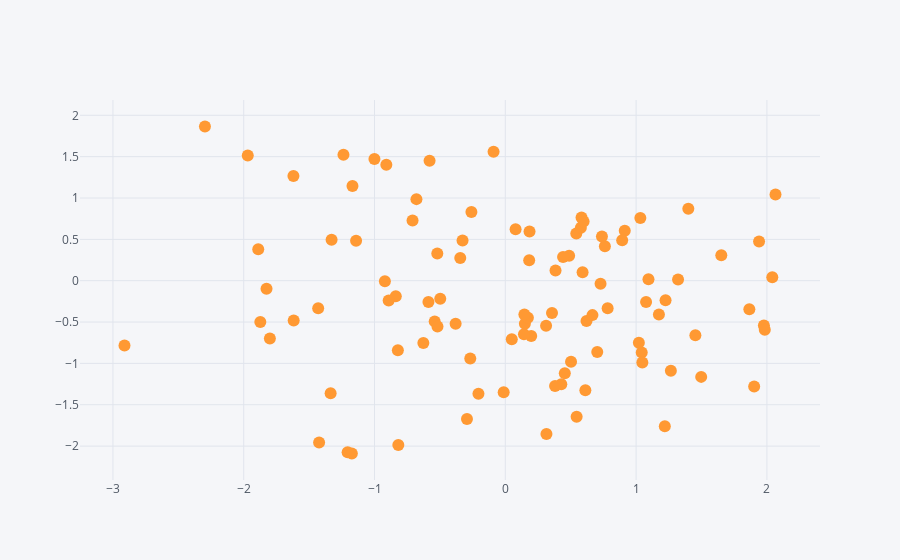

Write notebook code for a chart like this one.
### Markdown cell above
### Scatter Plot

### Code cell
df.iplot(kind='scatter',x='A',y='B',mode='markers')
